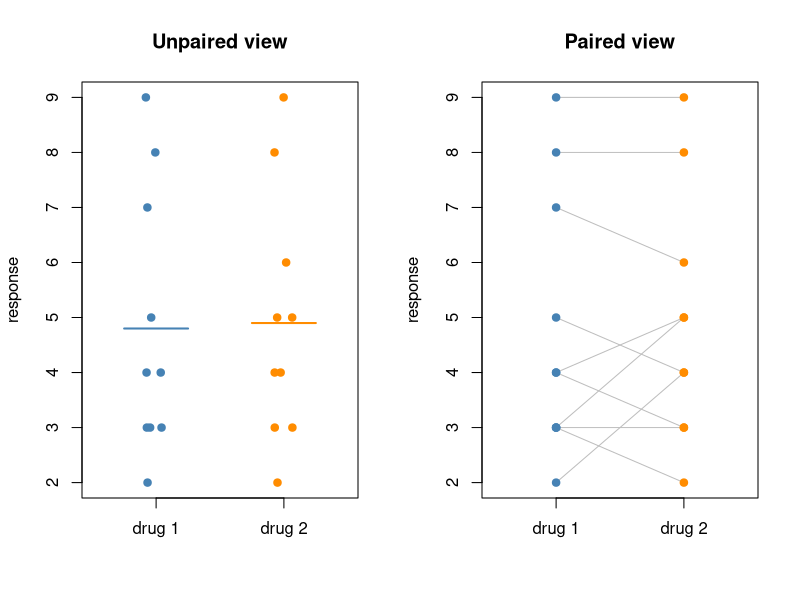

Source code (R):
# Twin data analyzed as two independent groups and as pairs.
drug1 <- c(3, 3, 4, 8, 3, 2, 9, 5, 4, 7)
drug2 <- c(3, 5, 3, 8, 2, 4, 9, 4, 5, 6)
t.test(drug1, drug2, var.equal = TRUE)   # unpaired: t = -0.097, df = 18
t.test(drug1, drug2, paired = TRUE)      # paired:   t = -0.264, df = 9

par(mfrow = c(1, 2))
stripchart(list("drug 1" = drug1, "drug 2" = drug2), vertical = TRUE, method = "jitter",
           pch = 19, col = c("steelblue", "darkorange"), ylab = "response",
           main = "Unpaired view", xlim = c(0.5, 2.5))
segments(c(0.75, 1.75), c(mean(drug1), mean(drug2)), c(1.25, 2.25), col = c("steelblue", "darkorange"),
         lwd = 2)
plot(NA, xlim = c(0.5, 2.5), ylim = range(c(drug1, drug2)), xaxt = "n", xlab = "", ylab = "response",
     main = "Paired view")
axis(1, at = 1:2, labels = c("drug 1", "drug 2"))
segments(1, drug1, 2, drug2, col = "gray")
points(rep(1, 10), drug1, pch = 19, col = "steelblue")
points(rep(2, 10), drug2, pch = 19, col = "darkorange")
